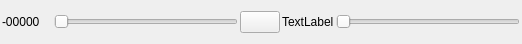
<?xml version="1.0" encoding="UTF-8"?>
<ui version="4.0">
 <class>MixerChannelOperationWidget</class>
 <widget class="QWidget" name="MixerChannelOperationWidget">
  <property name="geometry">
   <rect>
    <x>0</x>
    <y>0</y>
    <width>522</width>
    <height>44</height>
   </rect>
  </property>
  <property name="windowTitle">
   <string>Form</string>
  </property>
  <layout class="QHBoxLayout" name="horizontalLayout">
   <property name="spacing">
    <number>2</number>
   </property>
   <property name="leftMargin">
    <number>2</number>
   </property>
   <property name="topMargin">
    <number>2</number>
   </property>
   <property name="rightMargin">
    <number>2</number>
   </property>
   <property name="bottomMargin">
    <number>2</number>
   </property>
   <item>
    <widget class="QLabel" name="inuputLabel">
     <property name="minimumSize">
      <size>
       <width>50</width>
       <height>0</height>
      </size>
     </property>
     <property name="text">
      <string>-00000</string>
     </property>
    </widget>
   </item>
   <item>
    <widget class="QSlider" name="inputSlider">
     <property name="orientation">
      <enum>Qt::Horizontal</enum>
     </property>
    </widget>
   </item>
   <item>
    <widget class="QPushButton" name="parametesButton">
     <property name="text">
      <string/>
     </property>
     <property name="icon">
      <iconset resource="../../../resources/main.qrc">
       <normaloff>:/new/prefix1/down_alt.png</normaloff>:/new/prefix1/down_alt.png</iconset>
     </property>
     <property name="iconSize">
      <size>
       <width>24</width>
       <height>24</height>
      </size>
     </property>
    </widget>
   </item>
   <item>
    <widget class="QLabel" name="outputLabel">
     <property name="minimumSize">
      <size>
       <width>50</width>
       <height>0</height>
      </size>
     </property>
     <property name="text">
      <string>TextLabel</string>
     </property>
    </widget>
   </item>
   <item>
    <widget class="QSlider" name="outputSlider">
     <property name="orientation">
      <enum>Qt::Horizontal</enum>
     </property>
    </widget>
   </item>
  </layout>
 </widget>
 <resources>
  <include location="../../../resources/main.qrc"/>
 </resources>
 <connections/>
</ui>
